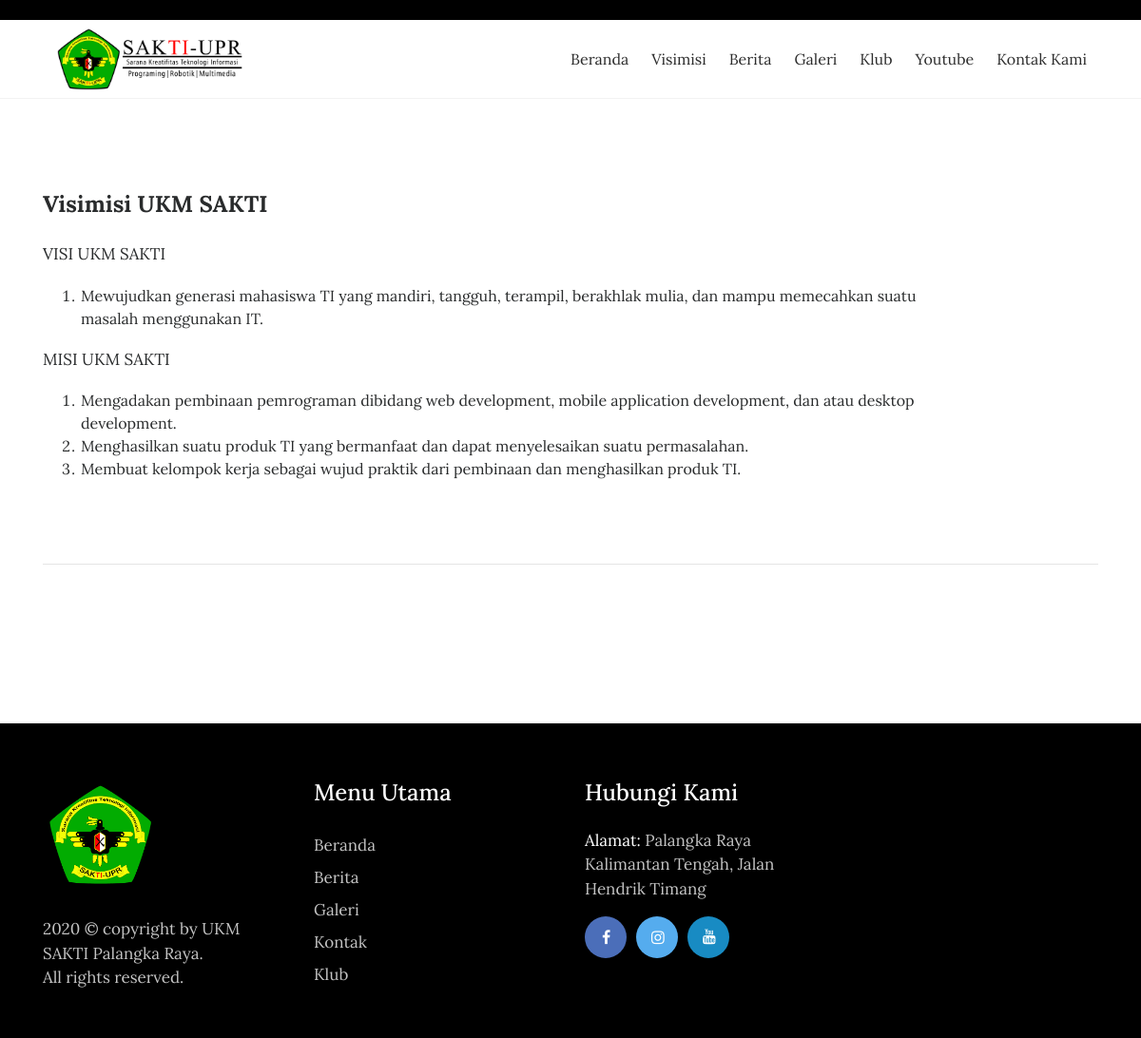
The app's page /index.php/pengumuman with its own data.
### tables this page shows
CREATE TABLE IF NOT EXISTS `tbl_pengumuman` (
  `pengumuman_id` int(11) NOT NULL AUTO_INCREMENT,
  `pengumuman_judul` varchar(150) DEFAULT NULL,
  `pengumuman_deskripsi` text,
  `pengumuman_tanggal` timestamp NULL DEFAULT CURRENT_TIMESTAMP,
  `pengumuman_author` varchar(60) DEFAULT NULL,
  PRIMARY KEY (`pengumuman_id`)
);

### application/controllers/Pengumuman.php (called while the page is built, shortened)
<?php
class Pengumuman extends CI_Controller{
	function __construct(){
		$this->load->model('m_pengumuman');
		$this->load->model('m_pengunjung');
	}
	function index(){
		$jum=$this->m_pengumuman->pengumuman();
        $page=$this->uri->segment(3);
        if(!$page):
            $offset = 0;
        else:
            $offset = $page;
        endif;
        $limit=7;
        $config['base_url'] = base_url() . 'pengumuman/index/';
            $config['total_rows'] = $jum->num_rows();
            $config['per_page'] = $limit;
            $config['uri_segment'] = 3;
	          $config['full_tag_open']    = '<div class="pagging text-center"><nav><ul class="pagination justify-content-center">';
	          $config['full_tag_close']   = '</ul></nav></div>';
	          $config['num_tag_open']     = '<li class="page-item"><span class="page-link">';
	          $config['num_tag_close']    = '</span></li>';
	          $config['cur_tag_open']     = '<li class="page-item"><span class="page-link">';
	          $config['cur_tag_close']    = '<span class="sr-only">(current)</span></span></li>';
	          $config['next_tag_open']    = '<li class="page-item"><span class="page-link">';
	          $config['next_tagl_close']  = '<span aria-hidden="true">&raquo;</span></span></li>';
	          $config['prev_tag_open']    = '<li class="page-item"><span class="page-link">';
	          $config['prev_tagl_close']  = '</span>Next</li>';
	          $config['first_tag_open']   = '<li class="page-item"><span class="page-link">';
	          $config['first_tagl_close'] = '</span></li>';
	          $config['last_tag_open']    = '<li class="page-item"><span class="page-link">';
	          $config['last_tagl_close']  = '</span></li>';
            $config['first_link'] = 'Awal';
            $config['last_link'] = 'Akhir';
            $config['next_link'] = 'Next >>';
            $config['prev_link'] = '<< Prev';
            $this->pagination->initialize($config);
            $x['page'] =$this->pagination->create_links();
						$x['data']=$this->m_pengumuman->pengumuman_perpage($offset,$limit);
						$this->load->view('depan/v_pengumuman',$x);
	}
}

### index.php (called while the page is built, shortened)
<?php
require_once BASEPATH.'core/CodeIgniter.php';

### application/models/M_pengumuman.php (called while the page is built, shortened)
<?php
class M_pengumuman extends CI_Model{
	function pengumuman_perpage($offset,$limit){
		$hsl=$this->db->query("SELECT pengumuman_id,pengumuman_judul,pengumuman_deskripsi,pengumuman_tanggal,DATE_FORMAT(pengumuman_tanggal,'%d/%m/%Y') AS tanggal,pengumuman_author FROM tbl_pengumuman ORDER BY pengumuman_id DESC limit $offset,$limit");
		return $hsl;
	}
}

### application/views/depan/v_pengumuman.php (the view, shortened to what this page needs)
<!DOCTYPE html>
<html lang="en">
<head>
    <link rel="stylesheet" href="<?php echo base_url().'theme/css/bootstrap.min.css'?>">
    <link rel="stylesheet" href="<?php echo base_url().'theme/css/font-awesome.min.css'?>">
    <link rel="stylesheet" href="<?php echo base_url().'theme/css/simple-line-icons.css'?>">
    <link rel="stylesheet" href="<?php echo base_url().'theme/css/fullcalendar.min.css'?>" />
    <link rel="stylesheet" href="<?php echo base_url().'theme/css/owl.carousel.min.css'?>">
    <link href="<?php echo base_url().'theme/css/style.css'?>" rel="stylesheet">
</head>
<body>
  <div class="header-topbar">
        <div class="container">
            <div class="row">
                <div class="col-xs-6 col-sm-8 col-md-9">
                </div>
                <div class="col-xs-6 col-sm-4 col-md-3">
                </div>
            </div>
        </div>
    </div>
    <div data-toggle="affix" style="border-bottom:solid 1px #f2f2f2;">
    <div class="col-md-12">
    </div>
    <div class="container nav-menu2">
            <div class="row">
                <div class="col-md-12">
                    <nav class="navbar navbar2 navbar-toggleable-md navbar-light bg-faded">
                        <div class="col-md-3">
                        <img src="<?php echo base_url().'theme/images/logo web copy 31.png'?>" width="80%" class="img-fluid" alt="footer_logo">
            </div>
                        <div class="collapse navbar-collapse justify-content-end" id="navbarNavDropdown">
                      <ul class="navbar-nav">
                                <li class="nav-item">
                                    <a class="nav-link" href="<?php echo site_url('');?>">Beranda</a>
                                </li>
                                <li class="nav-item">
                                    <a class="nav-link" href="<?php echo site_url('pengumuman');?>">Visimisi</a>
                                </li>
                                <li class="nav-item">
                                    <a class="nav-link" href="<?php echo site_url('blog');?>">Berita</a>
                                </li>
                                <li class="nav-item">
                                    <a class="nav-link" href="<?php echo site_url('galeri');?>">Galeri</a>
                                </li>
                                <li class="dropdown">
								                <a class="nav-link" href="#">Klub</a>
                                              </li>
                                              <li class="nav-item">
                                    <a class="nav-link" href="<?php echo site_url('youtube');?>">Youtube</a>
                                </li>
                                <li class="nav-item">
                                  <a class="nav-link" href="<?php echo site_url('contact');?>">Kontak Kami</a>
                                </li>
                             </ul>
                  </div>
                </nav>
              </div>
            </div>
          </div>
        </div>
<section class="events">
    <div class="container">
        <div class="row">
            <div class="tab-content">
                <div class="tab-pane active" id="upcoming-events" role="tabpanel">
                  <?php foreach($data->result() as $row):?>
                    <div class="col-md-12">
                        <div class="row">
                            <div class="col-md-10">
                                <div class="event-heading">
                                    <h3><?php echo $row->pengumuman_judul;?></h3>
                                    <p><?php echo $row->pengumuman_deskripsi;?></p>
                                </div>
                          </div>
                      </div>
                      <hr class="event-underline">
                  </div>
                <?php endforeach;?>
      <div class="col-md-12 text-center">
    </div>
</div>
</div>
</div>
</div>
</section>
<footer>
    <div class="container">
        <div class="row">
            <div class="col-md-3">
                <div class="foot-logo">
                    <a href="<?php echo site_url();?>">
                    <img src="<?php echo base_url().'theme/images/Logo Sakti.png'?>" width="120px" height="120px" class="img-fluid" alt="footer_logo">
                    </a>
                     <p><?php echo date('Y');?> © copyright by UKM SAKTI Palangka Raya</a>. <br>All rights reserved.</p>
                    </div>
                </div>
                <div class="col-md-3">
                    <div class="sitemap">
                        <h3>Menu Utama</h3>
                        <ul>
                            <li><a href="<?php echo site_url();?>">Beranda</a></li>
                            <li><a href="<?php echo site_url('artikel');?>">Berita </a></li>
                            <li><a href="<?php echo site_url('galeri');?>">Galeri</a></li>
                            <li><a href="<?php echo site_url('contact');?>">Kontak</a></li>
                            <li><a href="<?php echo site_url('mulmed');?>">Klub</a></li>
                        </ul>
                    </div>
                </div>
                <div class="col-md-3">
                    <div class="address">
                        <h3>Hubungi Kami</h3>
                        <p><span>Alamat: </span> Palangka Raya Kalimantan Tengah, Jalan Hendrik Timang </p>
                            <ul class="footer-social-icons">
                            <li><a href="https://www.facebook.com/groups/sakti.upr/"><i class="fa fa-facebook fa-fb" aria-hidden="true"></i></a></li>
                                <li><a href="https://www.instagram.com/ukmsaktiupr/"><i class="fa fa-instagram fa-tw" aria-hidden="true"></i></a></li>
                                <li><a href="https://www.youtube.com/channel/UC0QFw_vfv2UIPFn8kK_Se4A"><i class="fa fa-youtube fa-in" aria-hidden="true"></i></a></li>
                            </ul>
                        </div>
                    </div>
                </div>
            </div>
        </footer>
</body>
</html>

### records on screen
tbl_pengumuman: pengumuman_judul "Visimisi UKM SAKTI", pengumuman_deskripsi "VISI UKM SAKTI Mewujudkan generasi mahasiswa TI yang mandiri, tangguh, terampil, berakhlak mulia, dan mampu memecahkan suatu masalah menggunakan IT. MISI UKM SAKTI Mengadakan pembinaan pemrograman dibidang web development, mobile application development, dan atau desktop development. Menghasilkan suatu produk TI yang bermanfaat dan dapat menyelesaikan suatu permasalahan. Membuat kelompok kerja sebagai wujud praktik dari pembinaan dan menghasilkan produk TI."
